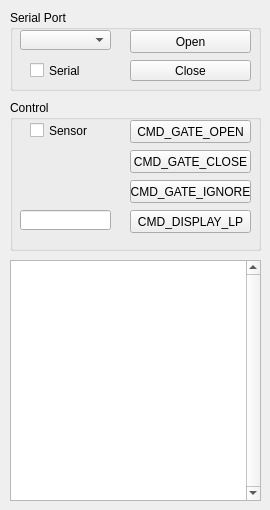
<?xml version="1.0" encoding="UTF-8"?>
<ui version="4.0">
 <class>MainWindow</class>
 <widget class="QMainWindow" name="MainWindow">
  <property name="geometry">
   <rect>
    <x>0</x>
    <y>0</y>
    <width>270</width>
    <height>510</height>
   </rect>
  </property>
  <property name="sizePolicy">
   <sizepolicy hsizetype="Fixed" vsizetype="Fixed">
    <horstretch>0</horstretch>
    <verstretch>0</verstretch>
   </sizepolicy>
  </property>
  <property name="windowTitle">
   <string>MainWindow</string>
  </property>
  <widget class="QWidget" name="centralwidget">
   <widget class="QGroupBox" name="gb_serial">
    <property name="enabled">
     <bool>true</bool>
    </property>
    <property name="geometry">
     <rect>
      <x>10</x>
      <y>10</y>
      <width>251</width>
      <height>81</height>
     </rect>
    </property>
    <property name="title">
     <string>Serial Port</string>
    </property>
    <widget class="QPushButton" name="pb_serial_oepn">
     <property name="geometry">
      <rect>
       <x>120</x>
       <y>20</y>
       <width>121</width>
       <height>23</height>
      </rect>
     </property>
     <property name="text">
      <string>Open</string>
     </property>
    </widget>
    <widget class="QPushButton" name="pb_serial_close">
     <property name="geometry">
      <rect>
       <x>120</x>
       <y>50</y>
       <width>121</width>
       <height>21</height>
      </rect>
     </property>
     <property name="text">
      <string>Close</string>
     </property>
    </widget>
    <widget class="QComboBox" name="comboBox_serial_ports">
     <property name="geometry">
      <rect>
       <x>10</x>
       <y>20</y>
       <width>91</width>
       <height>20</height>
      </rect>
     </property>
    </widget>
    <widget class="QCheckBox" name="cb_serial_status">
     <property name="geometry">
      <rect>
       <x>20</x>
       <y>50</y>
       <width>81</width>
       <height>21</height>
      </rect>
     </property>
     <property name="text">
      <string>Serial</string>
     </property>
    </widget>
   </widget>
   <widget class="QGroupBox" name="gb_control">
    <property name="geometry">
     <rect>
      <x>10</x>
      <y>100</y>
      <width>251</width>
      <height>151</height>
     </rect>
    </property>
    <property name="title">
     <string>Control</string>
    </property>
    <widget class="QLineEdit" name="le_lp">
     <property name="geometry">
      <rect>
       <x>10</x>
       <y>110</y>
       <width>91</width>
       <height>20</height>
      </rect>
     </property>
    </widget>
    <widget class="QCheckBox" name="cb_sensor_status">
     <property name="geometry">
      <rect>
       <x>20</x>
       <y>20</y>
       <width>81</width>
       <height>21</height>
      </rect>
     </property>
     <property name="text">
      <string>Sensor</string>
     </property>
    </widget>
    <widget class="QPushButton" name="pb_gate_open">
     <property name="geometry">
      <rect>
       <x>120</x>
       <y>20</y>
       <width>121</width>
       <height>23</height>
      </rect>
     </property>
     <property name="text">
      <string>CMD_GATE_OPEN</string>
     </property>
    </widget>
    <widget class="QPushButton" name="pb_gate_close">
     <property name="geometry">
      <rect>
       <x>120</x>
       <y>50</y>
       <width>121</width>
       <height>23</height>
      </rect>
     </property>
     <property name="text">
      <string>CMD_GATE_CLOSE</string>
     </property>
    </widget>
    <widget class="QPushButton" name="pb_gate_ignore">
     <property name="geometry">
      <rect>
       <x>120</x>
       <y>80</y>
       <width>121</width>
       <height>23</height>
      </rect>
     </property>
     <property name="text">
      <string>CMD_GATE_IGNORE</string>
     </property>
    </widget>
    <widget class="QPushButton" name="pb_display_lp">
     <property name="geometry">
      <rect>
       <x>120</x>
       <y>110</y>
       <width>121</width>
       <height>23</height>
      </rect>
     </property>
     <property name="text">
      <string>CMD_DISPLAY_LP</string>
     </property>
    </widget>
   </widget>
   <widget class="QPlainTextEdit" name="pte_terminal">
    <property name="geometry">
     <rect>
      <x>10</x>
      <y>260</y>
      <width>251</width>
      <height>241</height>
     </rect>
    </property>
    <property name="focusPolicy">
     <enum>Qt::NoFocus</enum>
    </property>
    <property name="contextMenuPolicy">
     <enum>Qt::NoContextMenu</enum>
    </property>
    <property name="acceptDrops">
     <bool>false</bool>
    </property>
    <property name="verticalScrollBarPolicy">
     <enum>Qt::ScrollBarAlwaysOn</enum>
    </property>
    <property name="horizontalScrollBarPolicy">
     <enum>Qt::ScrollBarAlwaysOff</enum>
    </property>
    <property name="undoRedoEnabled">
     <bool>false</bool>
    </property>
    <property name="lineWrapMode">
     <enum>QPlainTextEdit::NoWrap</enum>
    </property>
    <property name="backgroundVisible">
     <bool>false</bool>
    </property>
   </widget>
  </widget>
 </widget>
 <resources/>
 <connections/>
</ui>
